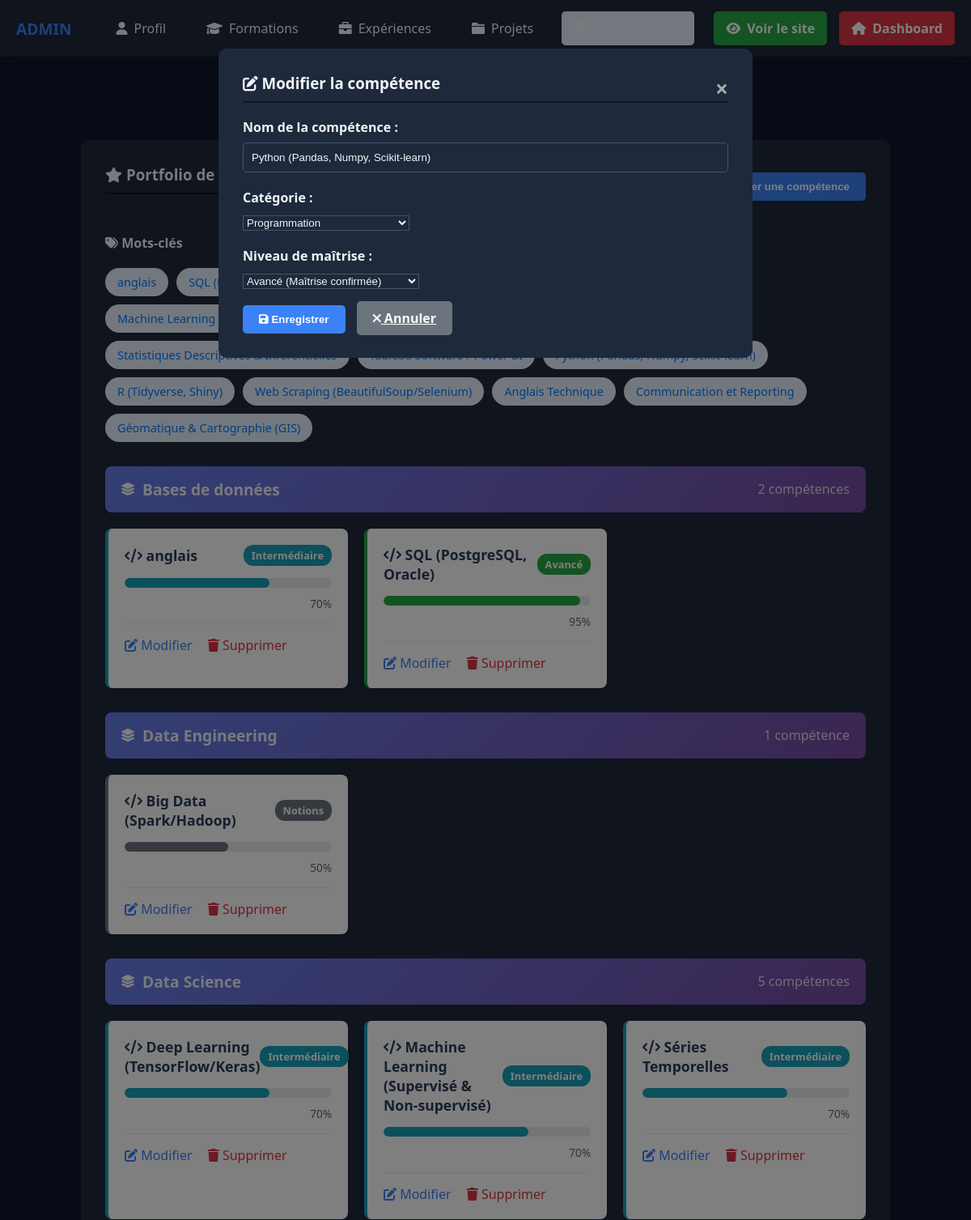
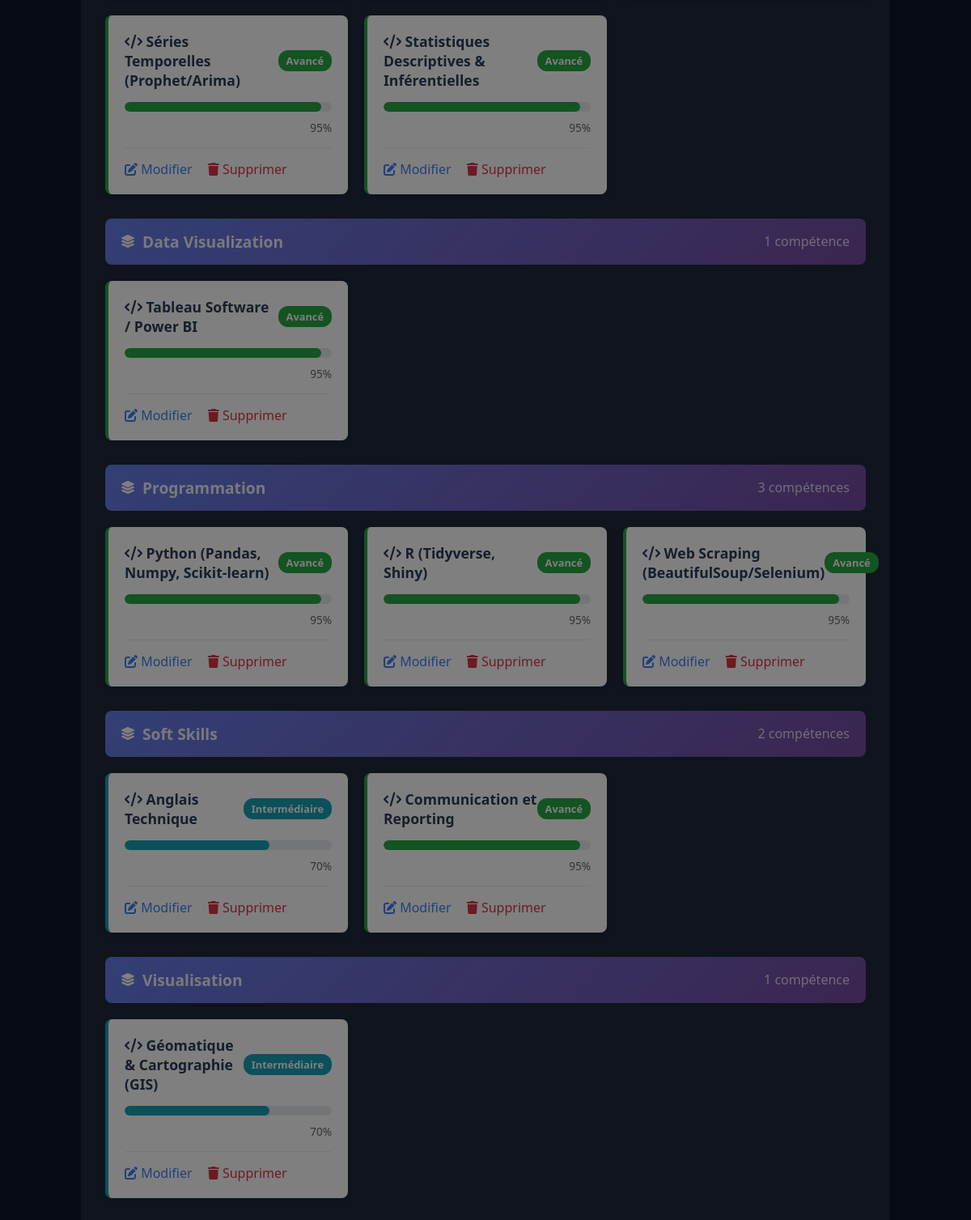
Screenshot of /competences.php?edit=2 (signed in) with the database file from the repository (2 pictures, top to bottom).
### tables this page shows
CREATE TABLE `competence` (
  `id_competence` int(11) NOT NULL,
  `nom_competence` varchar(100) NOT NULL,
  `niveau` varchar(50) DEFAULT NULL,
  `categorie` varchar(50) DEFAULT NULL
);

### config.php (called while the page is built, shortened)
<?php
$host = "localhost";
$dbname = "portfolio";
$username = "root";
$password = "";
try {
    $conn = new PDO("mysql:host=$host;dbname=$dbname;charset=utf8", $username, $password);
    $conn->setAttribute(PDO::ATTR_ERRMODE, PDO::ERRMODE_EXCEPTION);
    $conn->setAttribute(PDO::ATTR_DEFAULT_FETCH_MODE, PDO::FETCH_ASSOC);
} catch(PDOException $e) {
    die("Erreur de connexion : " . $e->getMessage());
}
function executeQuery($sql, $params = []) {
    global $conn;
    try {
        $stmt = $conn->prepare($sql);
        $stmt->execute($params);
        return $stmt;
    } catch (PDOException $e) {
        die("Erreur SQL : " . $e->getMessage());
    }
}
function fetchAll($stmt) {
    return $stmt->fetchAll();
}
function fetchOne($stmt) {
    return $stmt->fetch();
}
?>

### competences.php (the view, shortened to what this page needs)
<?php
require_once 'config.php';
$query = "SELECT * FROM competence ORDER BY categorie, nom_competence";
$stmt = executeQuery($query);
$all_competences = fetchAll($stmt);
$competences_by_category = array();
foreach ($all_competences as $comp) {
    $categorie = $comp['categorie'] ?? 'Autres';
    if (!isset($competences_by_category[$categorie])) {
        $competences_by_category[$categorie] = array();
    }
    $competences_by_category[$categorie][] = $comp;
}
$competence_edit = null;
if (isset($_GET['edit'])) {
    $id = intval($_GET['edit']);
    $query = "SELECT * FROM competence WHERE id_competence = ?";
    $stmt = executeQuery($query, array($id));
    $competence_edit = fetchOne($stmt);
}
$categories = array_keys($competences_by_category);
function getNiveauColor($niveau) {
    $niveau = strtolower($niveau ?? '');
    if (strpos($niveau, 'débutant') !== false || strpos($niveau, 'base') !== false) {
        return '#ffc107';
    } elseif (strpos($niveau, 'intermédiaire') !== false || strpos($niveau, 'moyen') !== false) {
        return '#17a2b8';
    } elseif (strpos($niveau, 'avancé') !== false || strpos($niveau, 'expert') !== false) {
        return '#28a745';
    }
    return '#6c757d';
}
function getNiveauPercentage($niveau) {
    $niveau = strtolower($niveau ?? '');
    if (strpos($niveau, 'débutant') !== false || strpos($niveau, 'base') !== false) {
        return 40;
    } elseif (strpos($niveau, 'intermédiaire') !== false || strpos($niveau, 'moyen') !== false) {
        return 70;
    } elseif (strpos($niveau, 'avancé') !== false || strpos($niveau, 'expert') !== false) {
        return 95;
    }
    return 50;
}
$page = basename($_SERVER['PHP_SELF']);
?>
<!DOCTYPE html>
<html lang="fr">
<head>
    <link rel="stylesheet" href="style.css">
    <link rel="stylesheet" href="https://cdnjs.cloudflare.com/ajax/libs/font-awesome/6.0.0-beta3/css/all.min.css">
</head>
<body>
    <header class="top-navbar">
    <div class="navbar-container">
        <div class="brand">ADMIN</div>
        <nav class="main-nav">
            <a href="profil.php" class="nav-link <?php echo ($page == 'profil.php') ? 'active' : ''; ?>">
                <i class="fas fa-user"></i> Profil
            </a>
            <a href="formations.php" class="nav-link <?php echo ($page == 'formations.php') ? 'active' : ''; ?>">
                <i class="fas fa-graduation-cap"></i> Formations
            </a>
            <a href="experiences.php" class="nav-link <?php echo ($page == 'experiences.php') ? 'active' : ''; ?>">
                <i class="fas fa-briefcase"></i> Expériences
            </a>
            <a href="projets.php" class="nav-link <?php echo ($page == 'projets.php') ? 'active' : ''; ?>">
                <i class="fas fa-folder"></i> Projets
            </a>
            <a href="competences.php" class="nav-link <?php echo ($page == 'competences.php') ? 'active' : ''; ?>">
                <i class="fas fa-trophy"></i> Compétences
            </a>
        </nav>
        <div class="user-actions">
            <a href="index.php" target="portfolio_public" class="btn-site" title="Voir le site en direct">
                <i class="fas fa-eye"></i> Voir le site
            </a>
            <a href="admin.php" class="btn-dashboard" title="Retour à l'accueil admin">
                <i class="fas fa-home"></i> Dashboard
            </a>
        </div>
    </div>
    </header>
    <main class="main-content">
        <div class="welcome-banner">
            <h2><i class="fas fa-trophy"></i> Mes Compétences Techniques</h2>
        </div>
        <section class="card">
            <div style="display: flex; justify-content: space-between; align-items: center; margin-bottom: 30px;">
                <h3><i class="fas fa-star"></i> Portfolio de Compétences</h3>
                <button class="btn btn-primary" onclick="openModal()">
                    <i class="fas fa-plus"></i> Ajouter une compétence
                </button>
            </div>
            <div style="margin-bottom: 30px;">
                <h4 style="margin-bottom: 15px;"><i class="fas fa-tags"></i> Mots-clés</h4>
                <div class="tag-cloud">
                    <?php foreach ($all_competences as $comp): ?>
                        <span class="tag" title="<?php echo htmlspecialchars($comp['niveau'] ?? 'Non défini'); ?>">
                            <?php echo htmlspecialchars($comp['nom_competence']); ?>
                        </span>
                    <?php endforeach; ?>
                </div>
            </div>
            <?php if (empty($competences_by_category)): ?>
                <p style="color: #666; text-align: center; padding: 40px;">
                    Aucune compétence enregistrée. Cliquez sur "Ajouter une compétence" pour commencer.
                </p>
            <?php else: ?>
                <?php foreach ($competences_by_category as $categorie => $competences): ?>
                    <div class="category-section">
                        <div class="category-header">
                            <i class="fas fa-layer-group"></i>
                            <h4><?php echo htmlspecialchars($categorie); ?></h4>
                            <span style="margin-left: auto; opacity: 0.8;">
                                <?php echo count($competences); ?> compétence<?php echo count($competences) > 1 ? 's' : ''; ?>
                            </span>
                        </div>
                        <div class="skills-grid">
                            <?php foreach ($competences as $comp): ?>
                                <div class="skill-card" style="border-left-color: <?php echo getNiveauColor($comp['niveau']); ?>">
                                    <div class="skill-header">
                                        <span class="skill-name">
                                            <i class="fas fa-code"></i> <?php echo htmlspecialchars($comp['nom_competence']); ?>
                                        </span>
                                        <span class="skill-badge" style="background: <?php echo getNiveauColor($comp['niveau']); ?>">
                                            <?php echo htmlspecialchars($comp['niveau'] ?? 'Non défini'); ?>
                                        </span>
                                    </div>
                                    <div class="progress-bar-container">
                                        <div class="progress-bar"
                                             style="width: <?php echo getNiveauPercentage($comp['niveau']); ?>%;
                                                    background: <?php echo getNiveauColor($comp['niveau']); ?>">
                                        </div>
                                    </div>
                                    <div style="text-align: right; font-size: 0.85em; color: #666; margin-top: 5px;">
                                        <?php echo getNiveauPercentage($comp['niveau']); ?>%
                                    </div>
                                    <div class="skill-actions">
                                        <a href="competences.php?edit=<?php echo $comp['id_competence']; ?>"
                                           class="action-link" style="margin-right: 15px;">
                                            <i class="fas fa-edit"></i> Modifier
                                        </a>
                                        <a href="competences.php?delete=<?php echo $comp['id_competence']; ?>"
                                           class="action-link" style="color: #dc3545;"
                                           onclick="return confirm('Êtes-vous sûr de vouloir supprimer cette compétence ?');">
                                            <i class="fas fa-trash"></i> Supprimer
                                        </a>
                                    </div>
                                </div>
                            <?php endforeach; ?>
                        </div>
                    </div>
                <?php endforeach; ?>
            <?php endif; ?>
        </section>
    </main>
    <div id="competenceModal" class="modal" <?php echo $competence_edit ? 'style="display:block;"' : ''; ?>>
        <div class="modal-content">
            <span class="close" onclick="closeModal()">&times;</span>
            <h3>
                <?php echo $competence_edit ? '<i class="fas fa-edit"></i> Modifier la compétence' : '<i class="fas fa-plus"></i> Ajouter une compétence'; ?>
            </h3>
            <form method="POST" action="">
                <div class="form-group">
                    <label for="nom_competence">Nom de la compétence :</label>
                    <input type="text" id="nom_competence" name="nom_competence"
                           value="<?php echo $competence_edit ? htmlspecialchars($competence_edit['nom_competence']) : ''; ?>"
                           placeholder="Ex: Python, SQL Server, Power BI..." required>
                </div>
                <div class="form-group">
                    <label for="categorie">Catégorie :</label>
                    <select id="categorie" name="categorie" onchange="toggleNouvelleCategorie(this)">
                        <?php foreach ($categories as $cat): ?>
                            <option value="<?php echo htmlspecialchars($cat); ?>"
                                    <?php echo ($competence_edit && $competence_edit['categorie'] == $cat) ? 'selected' : ''; ?>>
                                <?php echo htmlspecialchars($cat); ?>
                            </option>
                        <?php endforeach; ?>
                    </select>
                </div>
                <div class="form-group">
                    <label for="niveau">Niveau de maîtrise :</label>
                    <select id="niveau" name="niveau" required>
                        <option value="Avancé" <?php echo ($competence_edit && $competence_edit['niveau'] == 'Avancé') ? 'selected' : ''; ?>>
                            Avancé (Maîtrise confirmée)
                        </option>
                    </select>
                </div>
                <button type="submit" name="<?php echo $competence_edit ? 'update_competence' : 'add_competence'; ?>" class="btn btn-primary">
                    <i class="fas fa-save"></i> Enregistrer
                </button>
                <?php if ($competence_edit): ?>
                    <a href="competences.php" class="btn btn-secondary" style="margin-left: 10px;">
                        <i class="fas fa-times"></i> Annuler
                    </a>
                <?php endif; ?>
            </form>
        </div>
    </div>
</body>
</html>

### style.css (style rules this page uses)
:root { --primary-color: #3b82f6; --nav-bg: #1e293b; --body-bg: #0f172a; --text-color: #f1f5f9; --border-color: #334155; --card-bg: #1e293b; }
.card, .navbar-container, .modal-content, .project-card, .timeline-content { background-color: var(--nav-bg) !important; color: var(--text-color); }
.nav-link, h3, h4, label, .project-dates, .timeline-date { color: var(--text-color) !important; }
body { font-family: 'Segoe UI', Tahoma, Geneva, Verdana, sans-serif; margin: 0; background-color: var(--body-bg); color: var(--text-color); }
.top-navbar { background-color: var(--nav-bg); box-shadow: 0 2px 10px rgba(0,0,0,0.1); padding: 0 20px; position: sticky; top: 0; z-index: 1000; }
.navbar-container { max-width: 1200px; margin: 0 auto; display: flex; justify-content: space-between; align-items: center; height: 70px; }
.brand { font-weight: bold; font-size: 1.2rem; color: var(--primary-color); margin-right: 40px; }
.main-nav { display: flex; gap: 20px; flex-grow: 1; }
.nav-link { text-decoration: none; color: #555; font-weight: 500; padding: 10px 15px; border-radius: 5px; transition: background 0.3s; display: flex; align-items: center; gap: 8px; }
.nav-link.active { color: var(--primary-color); background-color: #e7f1ff; font-weight: bold; }
.main-content { max-width: 1000px; margin: 40px auto; padding: 0 20px; }
.welcome-banner { text-align: center; margin-bottom: 30px; }
.card { background: white; padding: 30px; border-radius: 10px; box-shadow: 0 4px 6px rgba(0,0,0,0.05); margin-bottom: 30px; }
h3 { border-bottom: 2px solid var(--body-bg); padding-bottom: 10px; margin-top: 0; }
.form-group { margin-bottom: 20px; }
label { display: block; margin-bottom: 8px; font-weight: 600; }
input, textarea { width: 100%; padding: 10px; border: 1px solid var(--border-color); border-radius: 5px; box-sizing: border-box; }
.btn { padding: 10px 20px; border: none; border-radius: 5px; cursor: pointer; font-weight: bold; }
.btn-primary { background-color: var(--primary-color); color: white; }
.btn-secondary { background-color: #6c757d; color: white; margin-top: 15px; }
.action-link { color: var(--primary-color); text-decoration: none; }
.user-actions { display: flex; align-items: center; }
.user-actions { display: flex; gap: 15px; align-items: center; }
.btn-site { background-color: #28a745; color: white !important; padding: 10px 15px; border-radius: 5px; text-decoration: none; font-weight: bold; display: flex; align-items: center; gap: 8px; transition: background 0.3s; border: none; }
.btn-dashboard { background-color: #dc3545; color: white !important; padding: 10px 15px; border-radius: 5px; text-decoration: none; font-weight: bold; display: flex; align-items: center; gap: 8px; transition: background 0.3s; border: none; }
input[type="text"], input[type="email"], input[type="tel"], input[type="url"], input[type="password"], input[type="date"], input[type="file"], textarea, select, .form-control { background-color: #1e293b !important; color: #f1f5f9 !important; border: 1px solid #475569 !important; transition: all 0.3s ease; }
::placeholder { color: #94a3b8; opacity: 0.7; }

### rows the page displays
competence: nom_competence "anglais", niveau "Intermédiaire", niveau "70"
competence: nom_competence "SQL…", nom_competence "SQL (PostgreSQL, Oracle)", niveau "Avancé", niveau "95"
competence: nom_competence "Machine Learning…", nom_competence "Machine Learning (Supervisé & Non-supervisé)", niveau "Intermédiaire", niveau "70"
competence: nom_competence "Statistiques Descriptives…", nom_competence "Statistiques Descriptives & Inférentielles", niveau "Avancé", niveau "95"
competence: nom_competence "R (Tidyverse, Shiny)", niveau "Avancé", niveau "95"
competence: nom_competence "Web Scraping (BeautifulSoup/Selenium)", niveau "Avancé", niveau "95"
competence: nom_competence "Anglais Technique", niveau "Intermédiaire", niveau "70"
competence: nom_competence "Communication et Reporting", niveau "Avancé", niveau "95"
competence: nom_competence "Géomatique & Cartographie (GIS)", categorie "Visualisation", count($competences) "1", niveau "Intermédiaire", niveau "70"
competence: nom_competence "Big Data (Spark/Hadoop)", niveau "Notions", niveau "50"
competence: nom_competence "Deep Learning (TensorFlow/Keras)", niveau "Intermédiaire", niveau "70"
competence: nom_competence "Séries Temporelles", niveau "Intermédiaire", niveau "70"
competence: nom_competence "Séries Temporelles (Prophet/Arima)", niveau "Avancé", niveau "95"
competence: nom_competence "Tableau Software / Power BI", niveau "Avancé", niveau "95"
competence: nom_competence "Python (Pandas, Numpy, Scikit-learn)", niveau "Avancé", niveau "95", categorie "Programmation", niveau "Avancé (Maîtrise confirmée)"

### other values shown
$categorie "Bases de données"
count($competences) "2"
$categorie "Data Engineering"
count($competences) "1"
$categorie "Data Science"
count($competences) "5"
$categorie "Data Visualization"
$categorie "Programmation"
count($competences) "3"
$categorie "Soft Skills"
